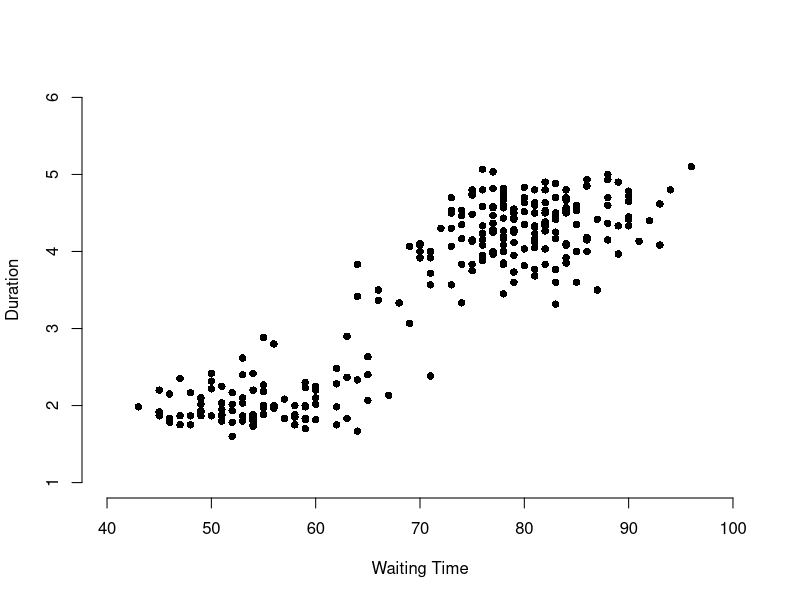
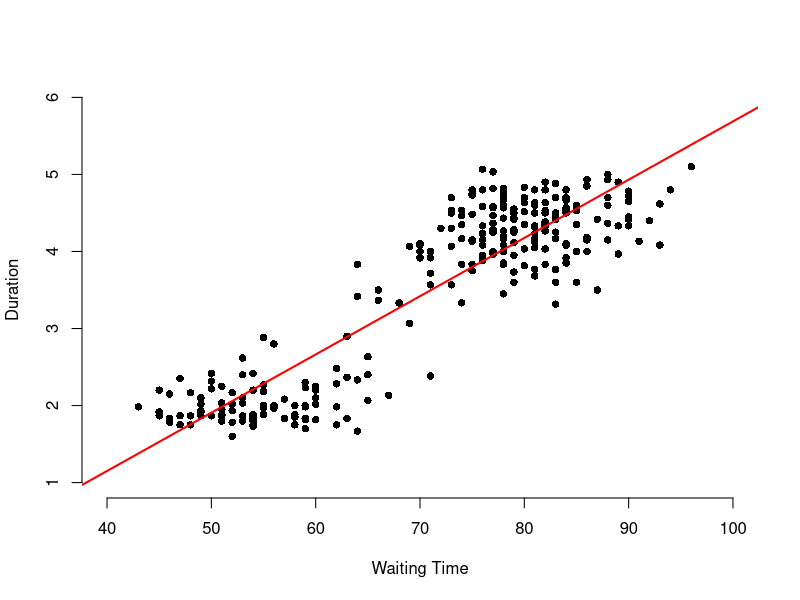

R code for these plots, in order:
## ---- chunk 1
knitr::opts_chunk$set(echo = FALSE)
## ---- chunk 2
head(faithful)
summary(faithful)
## ---- chunk 3
plot(faithful$waiting, faithful$eruptions,  xlab = "Waiting Time", 
             ylab = "Duration", bty = "n", pch = 16,
             xlim = c(40, 100), ylim = c(1, 6))
## ---- chunk 4
model <- lm(eruptions ~ waiting, data = faithful)

## ---- chunk 5
plot(faithful$waiting, faithful$eruptions,  xlab = "Waiting Time", 
             ylab = "Duration", bty = "n", pch = 16,
             xlim = c(40, 100), ylim = c(1, 6))
abline(model, col = "red", lwd = 2)

